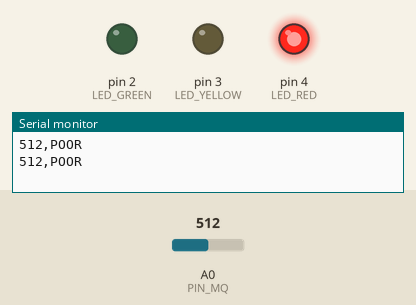
Recording of a sketch running on a simulated Arduino Uno, built with avr-gcc and run on an emulated ATmega328P. On the bench: output pins drawn as LEDs (lit = HIGH), the last lines printed to the serial monitor. The inputs (shaded band) are chosen by the test bench; at power-on: A0 (PIN_MQ) = 512.

Above: at 1.8 s.
1.9 s: A0 (PIN_MQ) set to 434
6.0 s: A0 (PIN_MQ) set to 420
At 8.2 s:
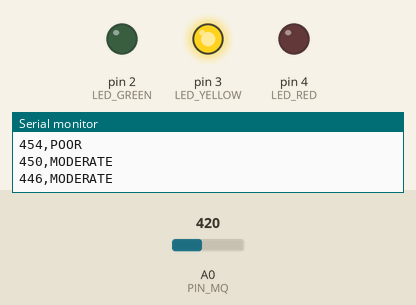
8.5 s: A0 (PIN_MQ) set to 117
12.6 s: A0 (PIN_MQ) set to 101
At 14.2 s:
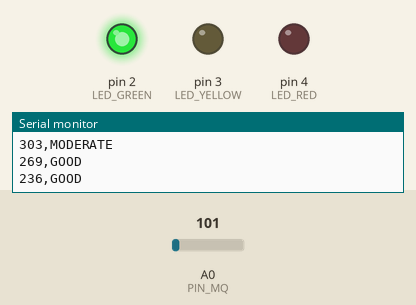
14.5 s: A0 (PIN_MQ) set to 570
18.6 s: A0 (PIN_MQ) set to 593
Timing chart, 0 to 23.5 s (numbered marks = the images above; inputs shaded):
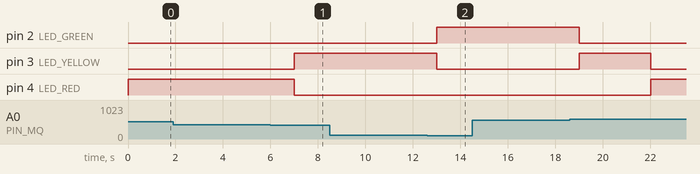

Measured:
- the behaviour switches between 421 and 420 on A0 (PIN_MQ) (found by bisection; images 0 and 1)
- the behaviour switches between 112 and 111 on A0 (PIN_MQ) (found by bisection; images 1 and 2)
- after the input at 6.0 s, pin 3 (LED_YELLOW): LOW → HIGH after 1.0 s; pin 4 (LED_RED): HIGH → LOW after 1.0 s

The sketch:

sensor_node.ino
```cpp
const int PIN_MQ = A0;

const int LED_GREEN = 2;
const int LED_YELLOW = 3;
const int LED_RED = 4;

const int LIMIT_GREEN = 300;
const int LIMIT_YELLOW = 450;

const int BUFFER_SIZE = 10;

int readings[BUFFER_SIZE];
int idx = 0;
long sum = 0;
bool filled = false;

void setup() {
  Serial.begin(9600);

  pinMode(LED_GREEN, OUTPUT);
  pinMode(LED_YELLOW, OUTPUT);
  pinMode(LED_RED, OUTPUT);

  for (int i = 0; i < BUFFER_SIZE; i++) {
    readings[i] = 0;
  }
}

void loop() {
  int val = analogRead(PIN_MQ);

  sum -= readings[idx];
  readings[idx] = val;
  sum += val;

  idx = (idx + 1) % BUFFER_SIZE;

  if (idx == 0) {
    filled = true;
  }

  int avg = sum / (filled ? BUFFER_SIZE : idx);

  String status;

  if (avg <= LIMIT_GREEN) {
    status = "GOOD";

    digitalWrite(LED_GREEN, HIGH);
    digitalWrite(LED_YELLOW, LOW);
    digitalWrite(LED_RED, LOW);

  } else if (avg <= LIMIT_YELLOW) {
    status = "MODERATE";

    digitalWrite(LED_GREEN, LOW);
    digitalWrite(LED_YELLOW, HIGH);
    digitalWrite(LED_RED, LOW);

  } else {
    status = "POOR";

    digitalWrite(LED_GREEN, LOW);
    digitalWrite(LED_YELLOW, LOW);
    digitalWrite(LED_RED, HIGH);
  }

  Serial.print(avg);
  Serial.print(",");
  Serial.println(status);

  delay(1000);
}
```
